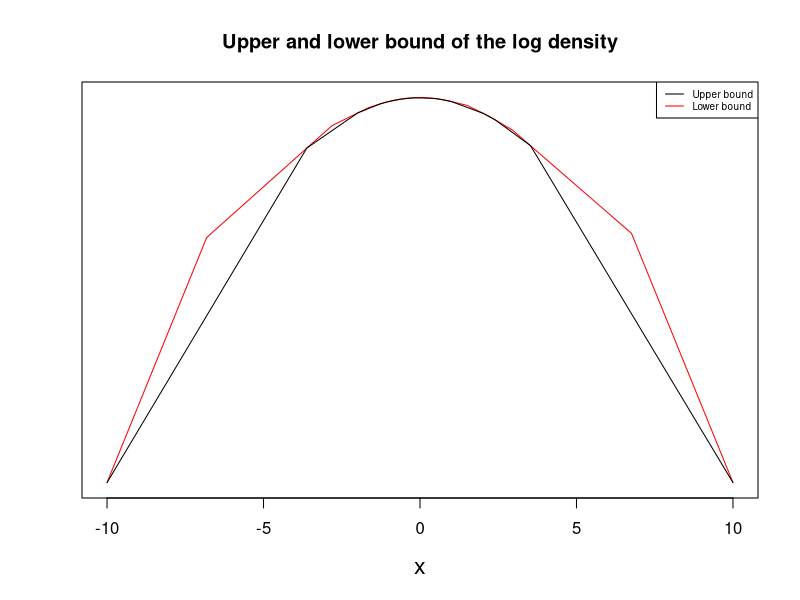
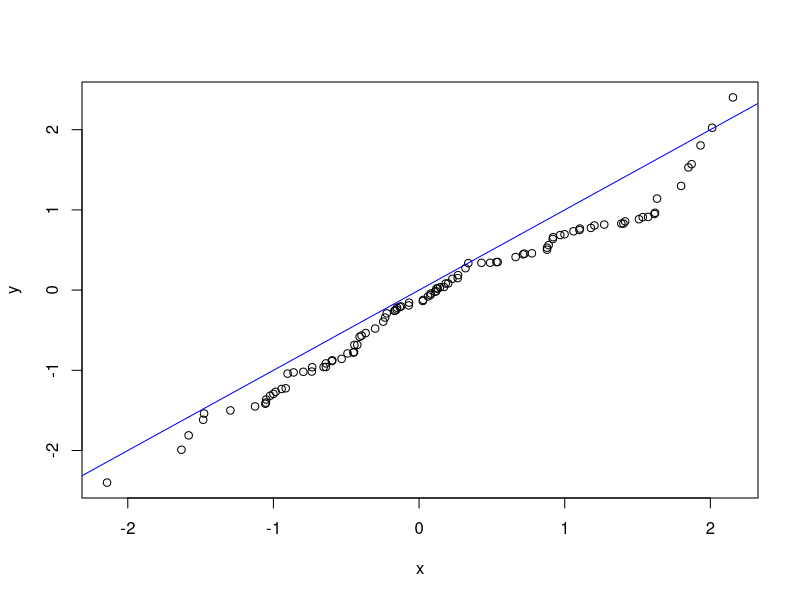
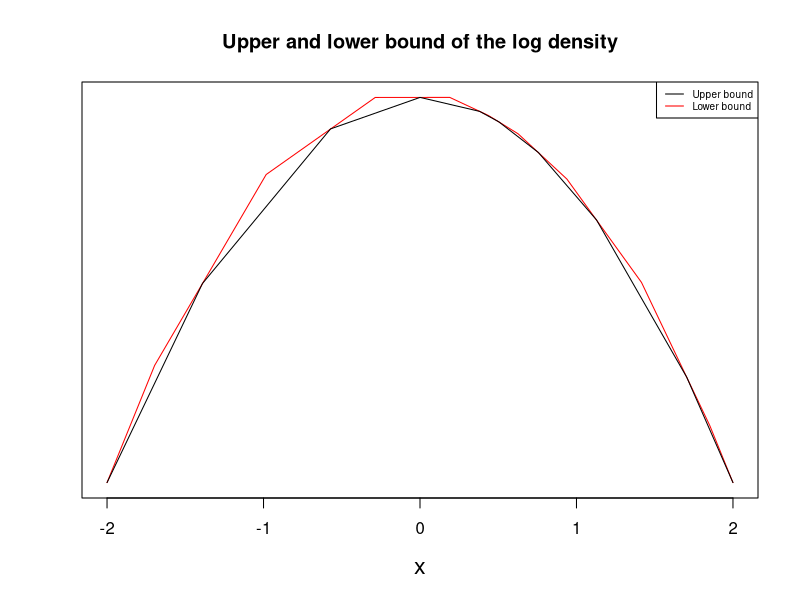
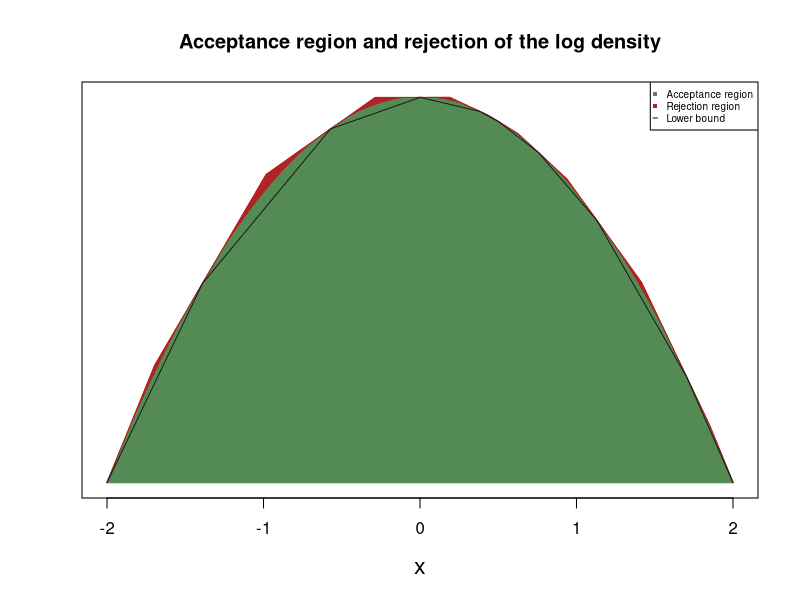
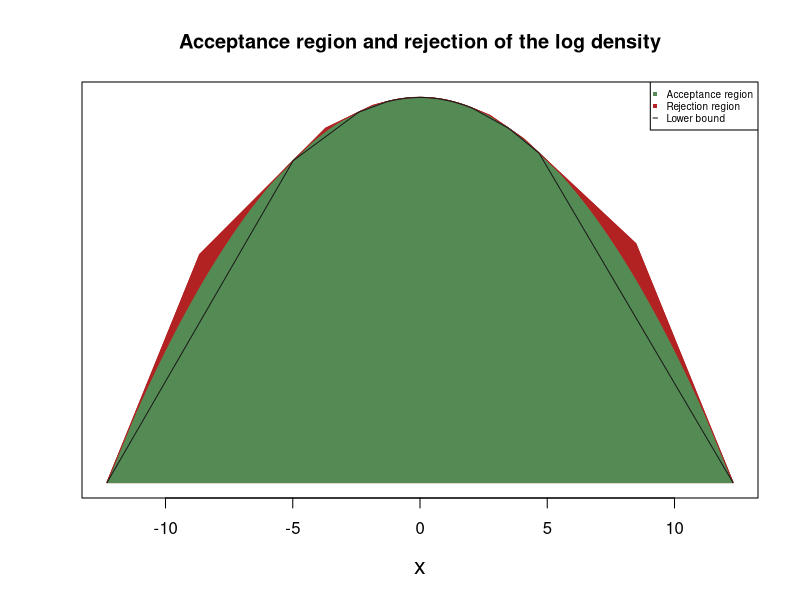
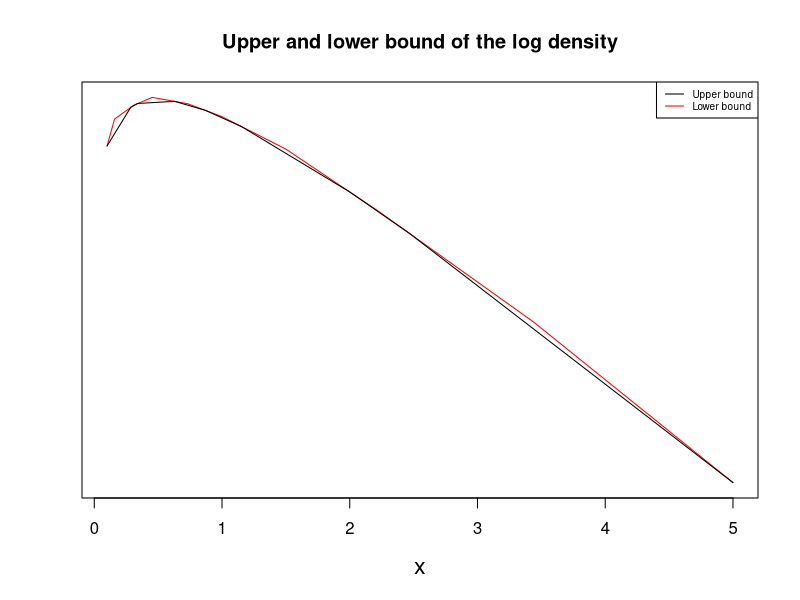
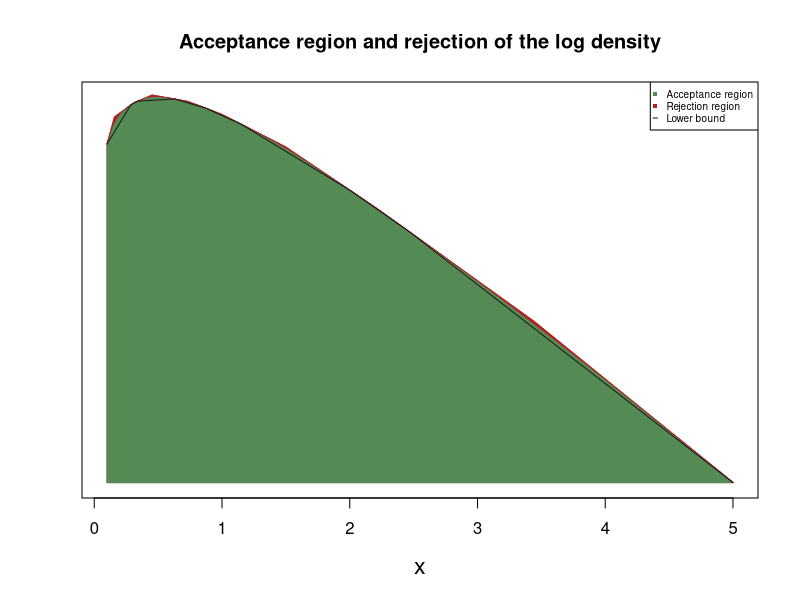
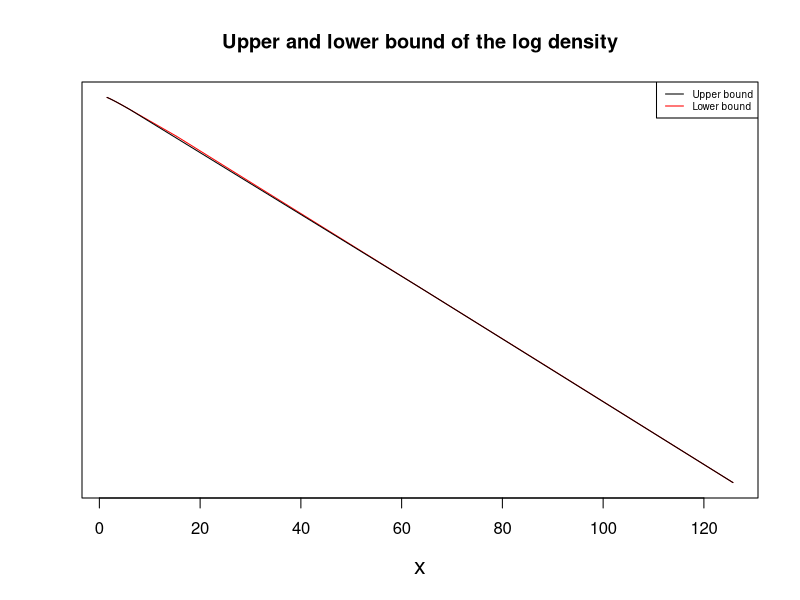

Reproduce these figures in R, in order. (Note: this script raises an error after producing the figures.)
rm(list=ls())

###################
## Going further ##
###################

## (Finished,not finished) denoted by (+,-)
# +01. Option to ars() could be log.transformed.f = F
# +02. Derivative of the function can be given by users
# +03. Figure out what to do when x.cand is element in x.vec
# +04. Give the option to give function as input in another way 
# +05. Find a way to do the convexity check of f by evaluating fewer f
# +06. Take unbounded domains into consideration
# +07. Give error when starting point is not compatible with density
# +08. Give error when we cannot take log of output from density in specified
#     interval
# +09. Give error when starting values are not (unique, numbers,>=3)
# -10. Figure out if/how the user should have the necessary packages installed 
# -11. Is it possible to have one or two starting points? (See built-in ars)
# -12. Vectorize as much as possible
# -13. Efficiency problem

##############
## Comments ##
##############

# 01. "f" is the log of the users density function
# 02. "dom" is the domain defined for the density
# 03. "n" is the requested number of sample elements
# 04. The candidates, x.cand, for a sample value are drawn from the density
#     defined by the upper bound of f. First x.cand is drawn from a equidistant
#     set in dom, with steps 2*dx. The candidate is then adjusted by U(-dx,dx),
#     in order to cover dom.
# 05. Setting plot.type = "acceptance" depend on evaluating f a lot of times and
#     should not be done when f is expensive to evaluate.
# 06. x.start is a vector of starting points
# 07. 

###################
## Sub-functions ##
###################
library(numDeriv)
library(testthat)

# Check for concavity across three (x,log(f(x)))
is.local.concave = function(f.vals,x.vals){
  if(((f.vals[3]-f.vals[2])/(x.vals[3]-x.vals[2]))>
       ((f.vals[2]-f.vals[1])/(x.vals[2]-x.vals[1]))){
    stop("Error: The distribution is not log concave!")
  }
}

# Evaluate lower bound at x
lower = function(x, x.vec, f.vec){
  l = max(which(x>x.vec))
  return(f.vec[l]+(x-x.vec[l])*((f.vec[l+1]-f.vec[l])/(x.vec[l+1]-x.vec[l])))
}

# Evaluate upper bound at x
upper = function(x, x.vec, f.vec, d.vec){
  l = max(which(x>x.vec))
  return(min(f.vec[l]+(x-x.vec[l])*d.vec[l],
             f.vec[l+1]+(x-x.vec[l+1])*d.vec[l+1]))
}

# Plot of the acceptance region and bounds
boundary.plot = function(x.vec,f.vec,d.vec, f=FALSE){
  # Create upper bound
  nvec = length(x.vec)
  x.vals = seq(x.vec[1], x.vec[nvec], l = 1000)
  x.center = rep(NA,nvec-1)
  f.center = x.center
  for (i in 1:(nvec-1)){
    a=sapply(x.vals, function(x){
      f.vec[i]+(x-x.vec[i])*d.vec[i]>(f.vec[i+1]+(x-x.vec[i+1])*d.vec[i+1])})
    idx = ifelse(sum(which(diff(a)!=0))==0,length(x.vals)/2,which(diff(a)!=0))
    x.center[i] = x.vals[idx]
    f.center[i] = f.vec[i]+(x.center[i]-x.vec[i])*d.vec[i]
  }
  x.corners = c(x.vec[1],x.center,x.vec[nvec])
  f.corners = c(f.vec[1],f.center,f.vec[nvec])
  
  # Plot
  if(is.function(f)){
    plot(f, xlim=c(x.vec[1],x.vec[nvec]), lwd =1, yaxt='n', ylab='', xlab="x",
         main ="Acceptance region and rejection of the log density",
         cex.lab = 1.4)
    polygon(c(x.corners,x.vec[1]),c(f.corners,min(f.vec[1],f.vec[nvec])),
            col="firebrick", border="firebrick")
    polygon(c(x.vals,x.vec[nvec],x.vec[1]),c(f(x.vals),min(f.vec),min(f.vec)),
            col="palegreen4",border="palegreen4")
    lines(x.corners,f.corners, lwd=1, col="firebrick")
    lines(x.vec,f.vec, lwd =1, col="grey10")
    legend(x="topright", legend=c("Acceptance region", "Rejection region",
                                  "Lower bound"),col=c("palegreen4","firebrick","grey10"),
           pch=c(15,15,NA),lty=c(0,0,1), seg.len = 0.5, cex = 0.6)
  } else{
    plot(x.corners,f.corners, type = "l",lty =1, lwd=1, col="red", xlab="x",
         yaxt='n', ylab='', main = "Upper and lower bound of the log density",
         cex.lab = 1.4)
    lines(x.vec,f.vec, lwd =1,col="black")
    legend(x="topright",legend=c("Upper bound", "Lower bound"),
           col=c("black","red"), lty=c(1,1), cex = 0.6)
  }
}

###################
## Main function ##
###################

ars = function(n, g, ..., dg=NULL, log.transform=FALSE, x.start=NULL, domain=c(-Inf,Inf), plot.type = "none"){ 
  
  ## Log transformations 
  if(log.transform==TRUE){
    f = function(x){
      if(sum(is.na(g(x,...)))!=0){
        stop("The input density has negative values or too small values")
      }
      return(g(x,...))
    }  
  } else{
    f = function(x){
      if(sum(is.na(log(g(x,...))))!=0){
        stop("The input density has negative values")
      }
      return(log(g(x,...)))
    }
  }
  
  if(log.transform==TRUE){
    df = function(x){
      dg(x)
    }
  } else {
    df = function(x){
      dg(x)/g(x,...)
    }
  }
  
  ## Generate starting values  
  # When user input starting values
  if(length(x.start)!=0) {
    # Check if there is at least three starting values
    if(length(x.start)<3){
      stop("At least three starting values are required")
    }
    # Check if starting values are unique
    if(length(unique(x.start))!=length(x.start)){
      stop("The starting values are not unique")
    }
  } else{ # User do not input starting values
    if(length(domain)!=2 | length(unique(domain))!=2){ # Invalid domain
      stop("Invalid domain")
    } else{ # Valid domain
      if(domain[1]>domain[2]){
        domain = c(domain[2],domain[1])
      }
      if(domain[1]==-Inf){
        domain[1] = -1e5
      }
      if(domain[2]==Inf){
        domain[2] = 1e5
      }
      # Create starting values from domain
      p1 = seq(1,0,length.out=10)
      p2 = seq(10,0,length.out=10)
      p.vec1 = c(cumsum(exp(p1)/sum(exp(p1))),1-cumsum(exp(p1)/sum(exp(p1))))
      p.vec2 = c(cumsum(exp(p2)/sum(exp(p2))),1-cumsum(exp(p2)/sum(exp(p2))))
      p.vec = unique(sort(c(0,p.vec1,p.vec2,p.vec1*0.5,p.vec2*0.5)))
      
      x.start = domain
      for(i in 1:2){      
        iter=1
        for(iter in 1:length(p.vec)){
          x.start.cand = domain[i] - ((-1)^i)*(domain[2]-domain[1])*p.vec[iter]
          if(is.na(f(x.start.cand))| abs(f(x.start.cand))==Inf) {
            iter=iter+1} else if(is.na(grad(f,x.start.cand))) {
              iter=iter+1} else {
                x.start[i] = x.start.cand
                break
              }
          if(iter>length(p.vec)) {
            stop("Cannot find valid starting points in the given domain")
          }
        }          
      }
      x.start = append(x.start, mean(x.start), after=1)
      }
     }
  
  # Initialization
  set.seed(200)
  x.out=rep(NA,n)
  x.vec = sort(x.start)
  f.vec = f(x.vec)
  if(is.function(dg)){d.vec=df(x.vec)} else {d.vec = grad(f,x.vec)}
  x.temp.start = x.vec[1]
  x.temp.end = x.vec[length(x.vec)]
  dx = (x.temp.end - x.temp.start)/(10*n)
  x.temp = seq(x.temp.start+dx,x.temp.end-dx,by=dx)
  i = 1
  
  # Create vector of samples
  while(i<=n){
    u = runif(1,0,1)
    x.cand = sample(x.temp,size=1, prob=sapply(x.temp, function(x){ 
      exp(upper(x,x.vec,f.vec,d.vec))}))
    x.cand = runif(1,x.cand-dx,x.cand+dx)
    
    if(u <= exp(lower(x.cand,x.vec,f.vec)-upper(x.cand,x.vec,f.vec,d.vec))){
      x.out[i] = x.cand
      i=i+1
    }else{
      f.cand = f(x.cand)
      if(u <= exp(f.cand-upper(x.cand,x.vec,f.vec,d.vec))){
        x.out[i] = x.cand
        i = i+1
      }
      l = max(which(x.cand>x.vec))
      x.vec = append(x.vec,x.cand,after=l)
      f.vec = append(f.vec,f.cand,after=l)
      if(is.function(dg)){d.vec = append(d.vec,df(x.cand),after=l)}else{
        d.vec = append(d.vec,grad(f,x.cand),after=l)}
      is.local.concave(f.vec[l:(l+2)],x.vec[l:(l+2)])
    }
  }
  
  # Optional plot part
  if(plot.type == "bounds"){
    boundary.plot(x.vec,f.vec,d.vec)
  }
  if(plot.type == "acceptance"){
    boundary.plot(x.vec,f.vec,d.vec,f)
  }
  
  return(x.out)
}

###########################
## Visual Representation ##
###########################

x <- rnorm(n=100,mean=0,sd=1)
y <- ars(n=100, dnorm, mean=0,sd=1, dg=NA, x.start=c(-10,1,10), plot.type="bounds")
x0 <- c(min(x,y),max(x,y))
qqplot(x, y, plot.it = TRUE)
lines(x0,x0,col="blue")

###############
## Test that ##
###############

test_that("sampling ok",{
  
  # Normal distribution
  n <- 100
  x <- rnorm(n,mean=1,sd=1)
  y <- ars(n,dnorm,mean=1,sd=1,x.start=c(-10,0,10))
  wilcox_test <- wilcox.test(x, y, 
                             alternative = c("two.sided", "less", "greater"),
                             mu = 0, paired = FALSE, exact = NULL, correct = TRUE,
                             conf.int = FALSE, conf.level = 0.95)$p.value
  ks <- ks.test(x, y, alternative = "two.sided",exact = NULL)$p.value
  expect_true(wilcox_test>0.05)
  expect_true(ks>0.05)
})

# Test loop within test_that (Guillaume)
test <- c(parse(text='1+1'))
eval(test[1])

#distributions <- c(parse(text='log_dnorm'))
#ars(10,eval(distributions[1]),x.start=c(-10,0,10))

##########
## test ##
##########

# Example 01: concave parabola, valid
g = function(x) {exp(-(1/2)*(x)^2)}
test.sample = ars(100,g)
test.sample = ars(100,g,x.start=c(-2,0,2))
test.sample = ars(100,g,x.start=c(-2,0,2),plot.type="bounds")
test.sample = ars(100,g,x.start=c(-2,0,2),plot.type="acceptance")
test.sample = ars(100,g,plot.type="acceptance")

# Example 02: gamma(2,0.5), valid
mysample = ars(n = 100,dgamma, shape=2, scale=0.5, x.start=c(0.1,2,5),
               plot.type="bounds")
mysample = ars(n = 100,dgamma, shape=2, scale=0.5, x.start=c(0.1,2,5),
               plot.type="acceptance")
mysample = ars(n = 100,dgamma, shape=2, scale=0.5, plot.type="bounds", domain=c(0,Inf))
mysample = ars(n = 100,dgamma, shape=2, scale=0.5, plot.type="acceptance", domain=c(0,Inf))

# Example 03: beta(1.3,2.7), valid
mysample = ars(n = 100, dbeta, shape1 = 1.3, shape2 = 2.7, 
               x.start=c(0.1,0.5,0.9), plot.type="bounds")
mysample = ars(n = 100, dbeta, shape1 = 1.3, shape2 = 2.7, 
               x.start=c(0.1,0.5,0.9), plot.type="acceptance")
mysample = ars(n = 100, dbeta, shape1 = 1.3, shape2 = 2.7, plot.type="bounds", domain=c(0,1)) 
mysample = ars(n = 100, dbeta, shape1 = 1.3, shape2 = 2.7, plot.type="acceptance", domain=c(0,1)) # figure?

# Example 04: sin(x) in 1:6, non valid
# mysample = ars(n=100,g = sin, dg = cos,x.start=c(3,1,5),plot.type="bounds")
# mysample = ars(n=100,g = sin, x.start=c(3,1,5),plot.type="acceptance")

# Example 05: sin(x) in 1:3, valid
mysample = ars(n=100, g = sin, dg = cos,x.start=c(3,1,2,0.1),plot.type="bounds")
mysample = ars(n=100,g = sin, x.start=c(3,1,2,0.1),plot.type="acceptance")
## mysample = ars(n=100, g = sin, dg = cos, plot.type="bounds") 
## mysample = ars(n=100,g = sin, plot.type="acceptance")

# Example 06: dnorm(x) in -2,2, valid
mysample = ars(100,dnorm,x.start=c(1,-2,3,5),plot.type="bounds")
mysample = ars(100,dnorm,x.start=c(1,-2,3,5),plot.type="acceptance")
mysample = ars(100,dnorm,plot.type="bounds")
mysample = ars(100,dnorm,plot.type="acceptance")

# Example 07: exp(2), valid
mysample = ars(n = 100,dexp, rate=2, x.start=c(0.1,2,5),plot.type="bounds")
mysample = ars(100,dexp, rate=2, x.start=c(0.1,2,5),plot.type="acceptance")
mysample = ars(n = 100, dexp, rate=2 ,domain=c(0,Inf), plot.type="bounds")
mysample = ars(100, dexp, rate=2 ,domain=c(0,Inf), plot.type="acceptance")

# Efficiency check:
## Comparing computation speeds between our function and the built-in ars
g = function(x) {-0.5*x^2}
dg = function(x) {-x}
## Our function
system.time(ars(1000, g=g,dg=dg,log.transform=TRUE,x.start=c(-4,1,4)))
#  user  system elapsed 
# 1.692   0.000   1.796 
rm(list=ls())
g = function(x) {-0.5*x^2}
dg = function(x) {-x}
## Built-in ARS
system.time(ars(1000,f=g,fprima=dg))
#  user  system elapsed 
# 0.000   0.000   0.077
